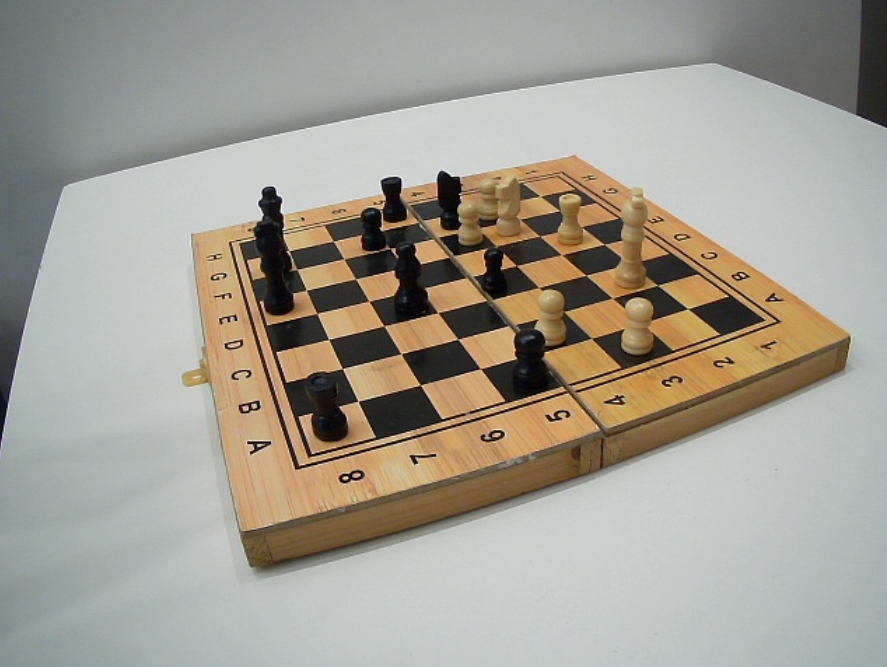
#> input picture test_szachy.png, 887 x 667 px
$ python 'write figures.py'
#> lines starting #> are read from the running program, lines starting #| are printed output that depends on the picture; after the words box and inside, x2 and y2 are one past the last pixel; in counts of white or black regions, pixels touching at a corner belong together
#> further down, img is the input picture: shape (667, 887, 3); mean B, G, R 146.9, 157.7, 162.3
import cv2

def print_piecces(img):
    result=open('test_szachy.txt')
#> (reads test_szachy.txt from the repository)
    print(f'image shape = {img.shape}')
#| image shape = (667, 887, 3)
    image_height,image_width,_=img.shape
#> image_height = 667; image_width = 887
    with open('test_szachy.txt', 'r') as figures:
        for count, line in enumerate(figures):
            label,x,y,w,h=line.split(' ')
            x=float(x)
            y=float(y)
            w=float(w)
            h=float(h)
            x*=image_width
            w*=image_width
            y*=image_height
            h*=image_height
            print(f'X={x} type={type(x)}')
            upper_right_corner=(int(x+0.5*w),int(y+0.5*h))
            lower_left_corner=(int(x-0.5*w),int(y-0.5*h))
            cv2.rectangle(img,upper_right_corner,lower_left_corner,(0,255,0), 3)
            print(x)
            print('co jest')
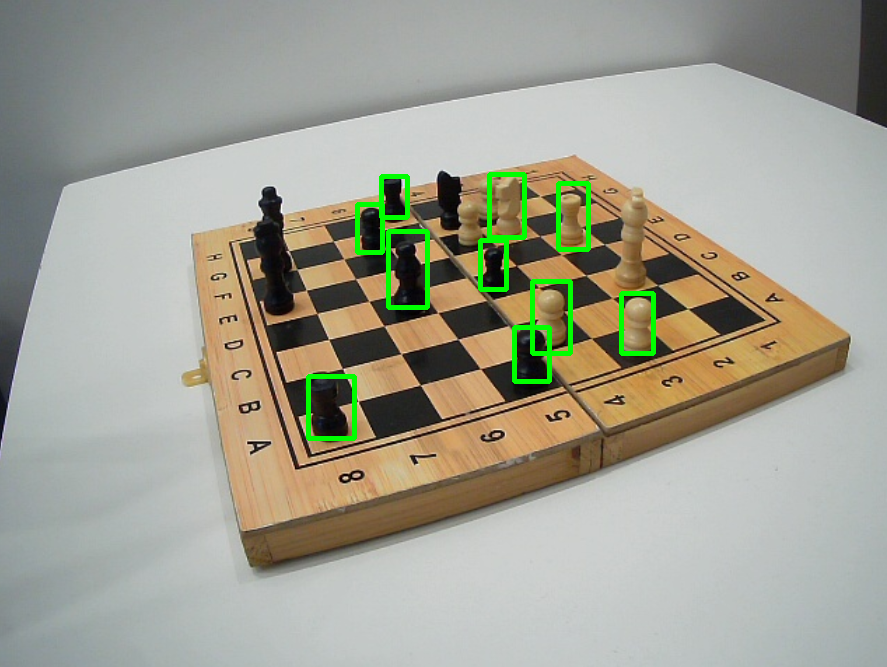
#> img: shape (667, 887, 3); 1.51% of pixels changed, all inside (x1, y1, x2, y2) = (306, 172, 656, 441)
    return img

img=cv2.imread('test_szachy.png')
img=print_piecces(img)
cv2.imshow('okienko',img)
cv2.waitKey()
